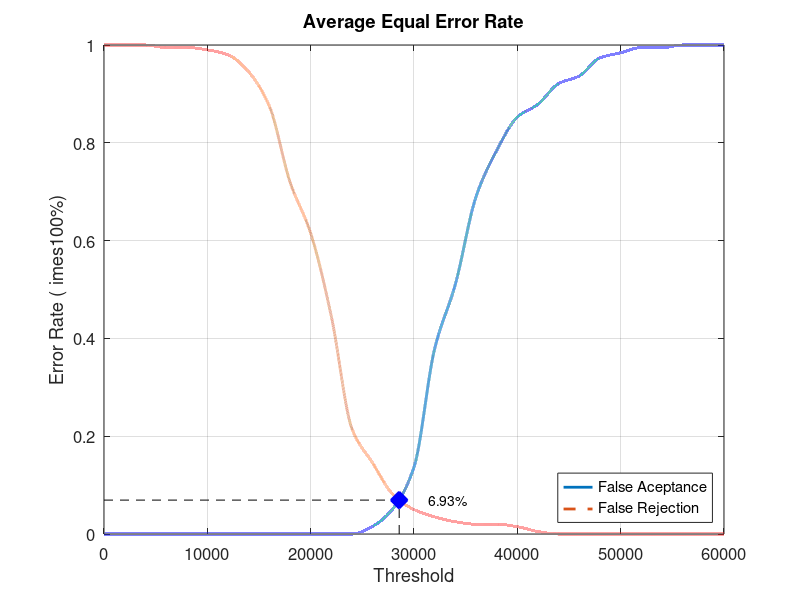
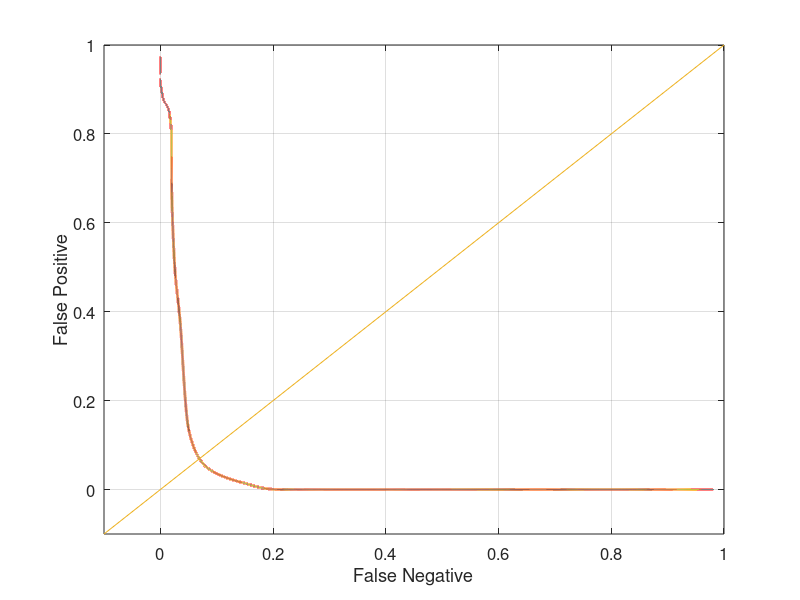

The MATLAB script that drew these images, in order:
close all;
clear;
clc;
x = 0:2000:60000;
xq = 0:0.5:60000;

y0 = [0 0 0 0 0 0 0 0 0 0 0 0 0 0.0157895 0.0526316 0.136842 0.378947 0.510526 0.689474 0.784211 0.852632 0.878947 0.921053 0.936842 0.973684 0.984211 0.994737 0.994737 1 1 1]
yy0 = interp1(x, y0, xq, 'pchip');
y1 = [1 1 1 0.995 0.995 0.99 0.98 0.945 0.875 0.72 0.615 0.445 0.215 0.145 0.08 0.05 0.035 0.025 0.02 0.02 0.015 0.005 0 0 0 0 0 0 0 0 0]
yy1 = interp1(x, y1, xq, 'pchip');

% Calculating EER: 
y2 = abs(y0 - y1);
find(y2 == min(y2))
yy2 = abs(yy0 - yy1);
xEER = find(yy2 == min(yy2));
xEERIndex = xq(xEER) % X-axis EER
yEER = yy0(xEER) % Y-axis EER

main = figure
plot(xq, yy0,'-','LineWidth', 2);	hold on
plot(xq, yy1,'--','LineWidth', 2);	hold on
plot([xEERIndex xEERIndex], [0 yEER], 'k--');	hold on
plot([0 xEERIndex], [yEER yEER], 'k--');	hold on
plot(xEERIndex, yEER, 'bx', 'LineWidth', 10);	hold on
text(xEERIndex + 10 * xEERIndex / 100, yEER, [num2str(round((10000 * yEER)) / 100) '%'])
legend('False Aceptance', 'False Rejection', 'Location', 'SouthEast')
xlabel('Threshold')
ylabel('Error Rate (	imes100%)')
title('Average Equal Error Rate')
set(gca, 'FontSize', 12)
axis([0 60000 0 1])
grid on

print(main, 'Database5_2Main', '-dpng');
FNRxFPR = figure('Color', [1 1 1]);
plot(yy1, yy0, '-', yy1, yy0, 'LineWidth', 2);
hold on
y = -0.1:0.1:1
plot(y, y); 
set(gca, 'FontSize', 12)
xlabel('False Negative')
ylabel('False Positive')
axis([-0.1 1 -0.1 1])
set(gca, 'FontSize', 12)
grid on

print(FNRxFPR, 'Database5_2FNRxFPR','-dpng');
